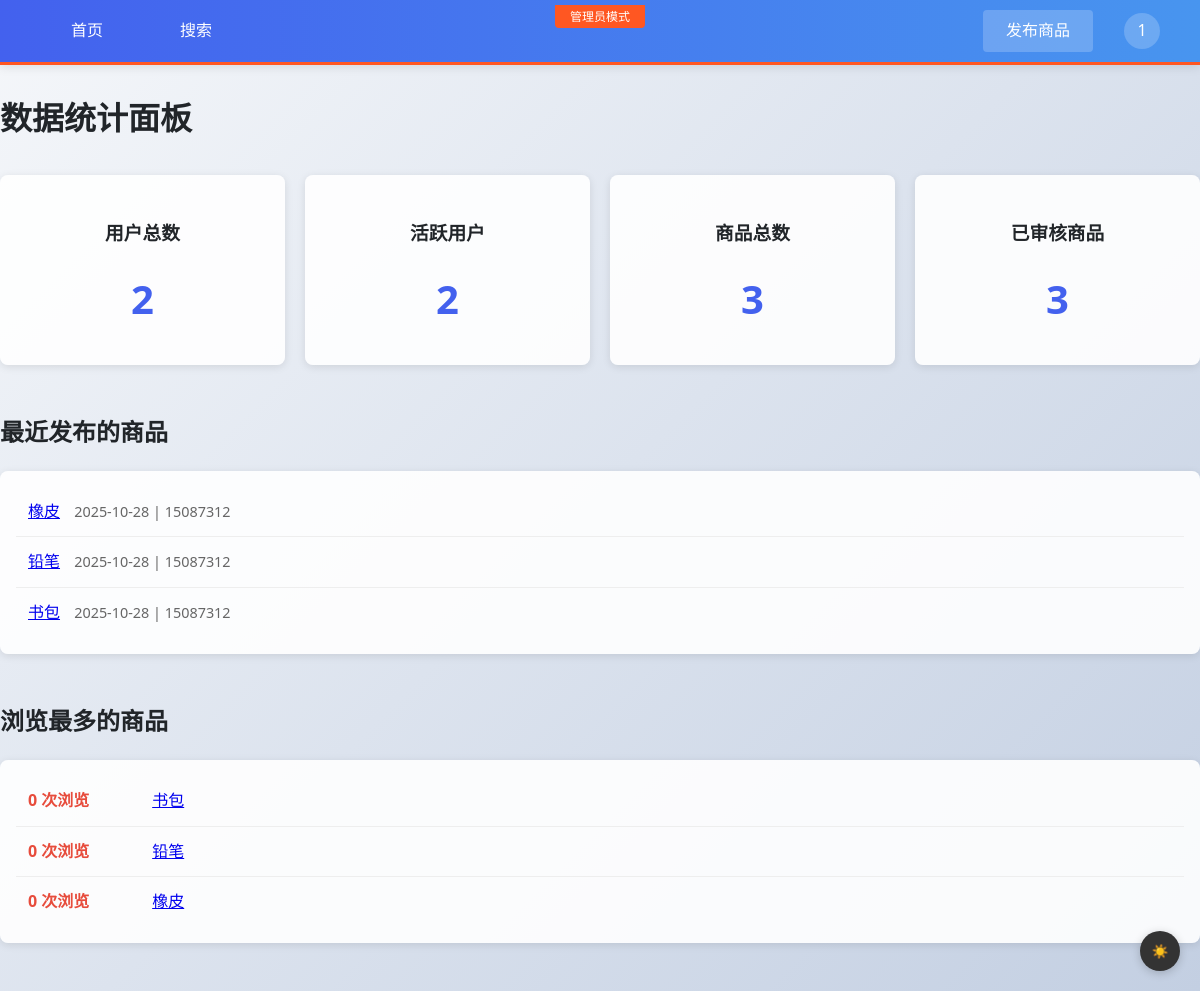
Page /admin/stats (signed in) on the committed database.
### models.py (models this page shows, shortened)
class User(UserMixin, db.Model):
    id = db.Column(db.Integer, primary_key=True)
    username = db.Column(db.String(80), unique=True, nullable=False)
    email = db.Column(db.String(120), unique=True, nullable=False)
    password_hash = db.Column(db.String(128), nullable=False)  # 存储哈希值而非明文
    email_confirmed = db.Column(db.Boolean, default=False)
    avatar = db.Column(db.String(120), nullable=True)
    is_admin = db.Column(db.Boolean, default=False)
    is_active = db.Column(db.Boolean, default=True)  # 用户状态(活跃/封禁)
    last_login = db.Column(db.DateTime)  # 最后登录时间
    @property
    def password(self):
        raise AttributeError('密码不可读')

class Post(db.Model):
    id = db.Column(db.Integer, primary_key=True)
    title = db.Column(db.String(120), nullable=False)
    body = db.Column(db.Text, nullable=False)
    price = db.Column(db.Float, nullable=False)
    status = db.Column(db.String(20), default='available')  # available/sold/reserved
    is_approved = db.Column(db.Boolean, default=False)  # 审核状态
    created_at = db.Column(db.DateTime, default=db.func.current_timestamp())
    views = db.Column(db.Integer, default=0)  # 浏览次数
    author_id = db.Column(db.Integer, db.ForeignKey('user.id'), nullable=False)
    author = db.relationship('User', backref=db.backref('posts', lazy=True))

### app.py (the view)
@app.route('/admin/stats')
@login_required
def admin_stats():
    if not current_user.is_admin:
        flash('无权访问此页面')
        return redirect(url_for('index'))
    total_users = User.query.count()
    active_users = User.query.filter_by(is_active=True).count()
    total_posts = Post.query.count()
    approved_posts = Post.query.filter_by(is_approved=True).count()
    recent_posts = Post.query.order_by(Post.created_at.desc()).limit(5).all()
    top_viewed = Post.query.order_by(Post.views.desc()).limit(5).all()
    return render_template('admin_stats.html',
                         total_users=total_users,
                         active_users=active_users,
                         total_posts=total_posts,
                         approved_posts=approved_posts,
                         recent_posts=recent_posts,
                         top_viewed=top_viewed)

### app.py (called while the page is built, shortened)
@login_manager.user_loader
def load_user(user_id):  # 加载当前登录用户
    return User.query.get(int(user_id))

@app.before_request
def create_tables():  # 确保数据库表已创建
    global tables_created

### templates/admin_stats.html (shortened to what this page needs)
{% extends "base.html" %}
{% block content %}
<div class="admin-container">
    <h1>数据统计面板</h1>
    <div class="stats-grid">
        <div class="stat-card">
            <h3>用户总数</h3>
            <div class="stat-value">{{ total_users }}</div>
        </div>
        <div class="stat-card">
            <h3>活跃用户</h3>
            <div class="stat-value">{{ active_users }}</div>
        </div>
        <div class="stat-card">
            <h3>商品总数</h3>
            <div class="stat-value">{{ total_posts }}</div>
        </div>
        <div class="stat-card">
            <h3>已审核商品</h3>
            <div class="stat-value">{{ approved_posts }}</div>
        </div>
    </div>
    <div class="stats-section">
        <h2>最近发布的商品</h2>
        <div class="recent-list">
            {% for post in recent_posts %}
            <div class="recent-item">
                <a href="{{ url_for('view_post', post_id=post.id) }}">{{ post.title }}</a>
                <span class="post-meta">
                    {{ post.created_at.strftime('%Y-%m-%d') }} |
                    {{ post.author.username }}
                </span>
            </div>
            {% endfor %}
        </div>
    </div>
    <div class="stats-section">
        <h2>浏览最多的商品</h2>
        <div class="top-list">
            {% for post in top_viewed %}
            <div class="top-item">
                <span class="views">{{ post.views }} 次浏览</span>
                <a href="{{ url_for('view_post', post_id=post.id) }}">{{ post.title }}</a>
            </div>
            {% endfor %}
        </div>
    </div>
</div>
{% endblock %}

### templates/base.html (shortened to what this page needs)
<!DOCTYPE html>
<html lang="zh">
<head>
    <link rel="stylesheet" href="{{ url_for('static', filename='style.css') }}">
</head>
<body>
    <div class="nav-placeholder"></div>
    {% if request.path.startswith('/admin') %}
    <div class="admin-mode-indicator">管理员模式</div>
    {% endif %}
    <nav class="fixed-nav">
        <div class="nav-content">
            <div class="nav-left">
                <a href="{{ url_for('index') }}" class="nav-link">首页</a>
                <a href="{{ url_for('search') }}" class="nav-link">搜索</a>
            </div>
            <div class="nav-right">
                {% if current_user.is_authenticated %}
                    <a href="{{ url_for('new_post') }}" class="nav-button">发布商品</a>
                {% endif %}
                {% if current_user.is_authenticated %}
                    <div class="nav-avatar" onclick="window.location.href='{{ url_for('profile') }}'">
                        <div class="avatar-img">
                            {{ current_user.username[0]|upper }}
                        </div>
                    </div>
                {% endif %}
            </div>
        </div>
    </nav>
    {% block content %}{% endblock %}
    <button class="dark-mode-toggle">
        ☀️
    </button>
</body>
</html>

### static/style.css (style rules this page uses)
:root { --primary: #4361ee; --secondary: #3f37c9; --accent: #4895ef; --dark: #212529; --light: #f8f9fa; --glass: rgba(255, 255, 255, 0.15); }
body { font-family: 'Segoe UI', system-ui, sans-serif; line-height: 1.6; color: var(--dark); background: linear-gradient(135deg, #f5f7fa 0%, #c3cfe2 100%); min-height: 100vh; margin: 0; padding: 0; }
nav { background: linear-gradient(to right, #4361ee, #4895ef); color: white; padding: 1rem 2rem; box-shadow: 0 2px 10px rgba(0, 0, 0, 0.1); display: flex; justify-content: space-between; align-items: center; }
nav a { color: white; text-decoration: none; margin: 0 1rem; transition: all 0.3s; padding: 8px 12px; border-radius: 4px; }

### templates/admin_stats.html (style rules this page uses)
.admin-container { max-width: 1200px; margin: 2rem auto; }
.stats-grid { display: grid; grid-template-columns: repeat(auto-fit, minmax(250px, 1fr)); gap: 20px; margin: 2rem 0; }
.stat-card { background: rgba(255,255,255,0.9); border-radius: 8px; padding: 1.5rem; text-align: center; box-shadow: 0 2px 8px rgba(0,0,0,0.1); }
.stat-value { font-size: 2.5em; font-weight: bold; color: #4361ee; margin: 10px 0; }
.stats-section { margin: 3rem 0; }
.recent-list, .top-list { background: rgba(255,255,255,0.9); border-radius: 8px; padding: 1rem; box-shadow: 0 2px 8px rgba(0,0,0,0.1); }
.recent-item, .top-item { padding: 12px; border-bottom: 1px solid #eee; }
.recent-item:last-child, .top-item:last-child { border-bottom: none; }
.post-meta { color: #666; font-size: 0.9em; margin-left: 10px; }
.views { display: inline-block; width: 120px; color: #e74c3c; font-weight: bold; }

### rows in the picture
User: username "1"
Post: title "橡皮", created_at "2025-10-28", author.username "15087312", views "0"
Post: title "铅笔", created_at "2025-10-28", author.username "15087312", views "0"
Post: title "书包", created_at "2025-10-28", author.username "15087312", views "0"

### other values in the picture
{{ total_users }} "2"
{{ active_users }} "2"
{{ total_posts }} "3"
{{ approved_posts }} "3"
